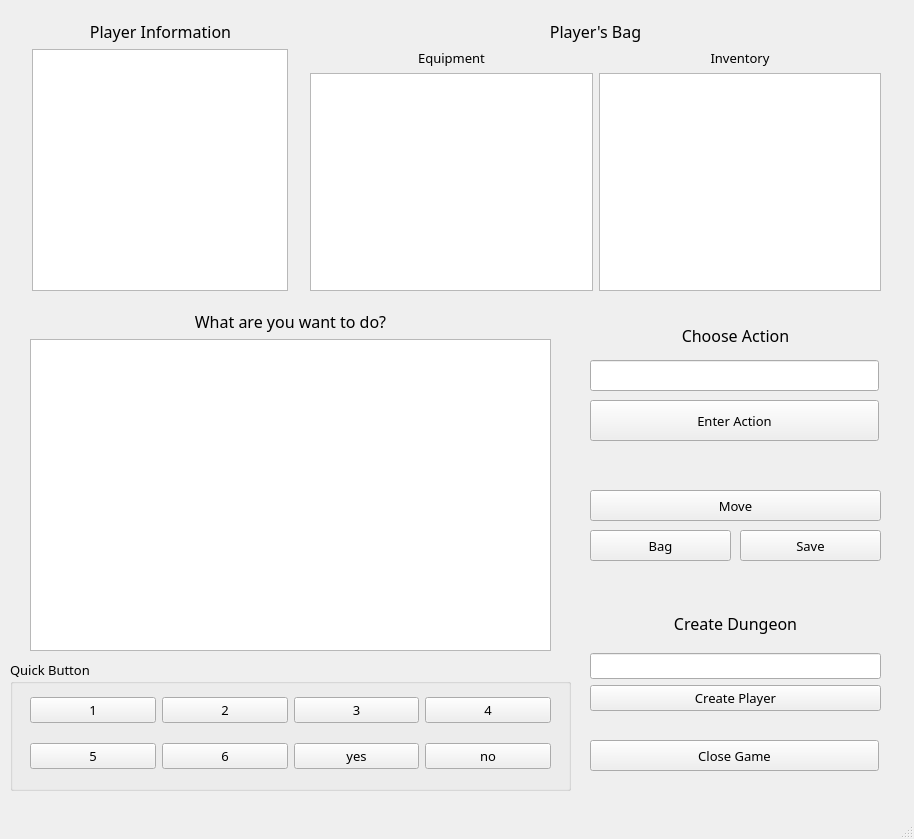
<?xml version="1.0" encoding="UTF-8"?>
<ui version="4.0">
 <class>MainWindow</class>
 <widget class="QMainWindow" name="MainWindow">
  <property name="geometry">
   <rect>
    <x>0</x>
    <y>0</y>
    <width>914</width>
    <height>839</height>
   </rect>
  </property>
  <property name="font">
   <font>
    <family>Bahnschrift Light</family>
    <pointsize>10</pointsize>
   </font>
  </property>
  <property name="windowTitle">
   <string>MainWindow</string>
  </property>
  <widget class="QWidget" name="centralwidget">
   <widget class="QWidget" name="verticalLayoutWidget">
    <property name="geometry">
     <rect>
      <x>30</x>
      <y>20</y>
      <width>261</width>
      <height>271</height>
     </rect>
    </property>
    <layout class="QVBoxLayout" name="verticalLayout">
     <item>
      <widget class="QLabel" name="label">
       <property name="font">
        <font>
         <family>Bahnschrift Light</family>
         <pointsize>12</pointsize>
        </font>
       </property>
       <property name="text">
        <string>Player Information</string>
       </property>
       <property name="alignment">
        <set>Qt::AlignCenter</set>
       </property>
      </widget>
     </item>
     <item alignment="Qt::AlignHCenter">
      <widget class="QTextBrowser" name="txtBrowserPlayerInformation">
       <property name="font">
        <font>
         <family>Bahnschrift Condensed</family>
         <pointsize>12</pointsize>
        </font>
       </property>
       <property name="layoutDirection">
        <enum>Qt::LeftToRight</enum>
       </property>
      </widget>
     </item>
    </layout>
   </widget>
   <widget class="QWidget" name="verticalLayoutWidget_2">
    <property name="geometry">
     <rect>
      <x>310</x>
      <y>20</y>
      <width>571</width>
      <height>271</height>
     </rect>
    </property>
    <layout class="QVBoxLayout" name="verticalLayout_2">
     <item>
      <widget class="QLabel" name="label_2">
       <property name="font">
        <font>
         <family>Bahnschrift Light</family>
         <pointsize>12</pointsize>
        </font>
       </property>
       <property name="text">
        <string>Player's Bag</string>
       </property>
       <property name="alignment">
        <set>Qt::AlignCenter</set>
       </property>
      </widget>
     </item>
     <item>
      <layout class="QHBoxLayout" name="horizontalLayout">
       <item>
        <layout class="QVBoxLayout" name="verticalLayout_7">
         <item>
          <widget class="QLabel" name="label_6">
           <property name="font">
            <font>
             <family>Bahnschrift Light</family>
             <pointsize>10</pointsize>
            </font>
           </property>
           <property name="text">
            <string>Equipment</string>
           </property>
           <property name="alignment">
            <set>Qt::AlignCenter</set>
           </property>
          </widget>
         </item>
         <item>
          <widget class="QTextBrowser" name="txtBrowserPlayerEquipment">
           <property name="font">
            <font>
             <family>Bahnschrift Light</family>
             <pointsize>10</pointsize>
            </font>
           </property>
          </widget>
         </item>
        </layout>
       </item>
       <item>
        <layout class="QVBoxLayout" name="verticalLayout_8">
         <item>
          <widget class="QLabel" name="label_7">
           <property name="text">
            <string>Inventory</string>
           </property>
           <property name="alignment">
            <set>Qt::AlignCenter</set>
           </property>
          </widget>
         </item>
         <item>
          <widget class="QTextBrowser" name="txtBrowserPlayerInventory">
           <property name="font">
            <font>
             <family>Bahnschrift Light</family>
             <pointsize>10</pointsize>
            </font>
           </property>
          </widget>
         </item>
        </layout>
       </item>
      </layout>
     </item>
    </layout>
   </widget>
   <widget class="QWidget" name="verticalLayoutWidget_3">
    <property name="geometry">
     <rect>
      <x>30</x>
      <y>310</y>
      <width>521</width>
      <height>341</height>
     </rect>
    </property>
    <layout class="QVBoxLayout" name="verticalLayout_3">
     <item>
      <widget class="QLabel" name="label_3">
       <property name="font">
        <font>
         <family>Bahnschrift Light</family>
         <pointsize>12</pointsize>
        </font>
       </property>
       <property name="text">
        <string>What are you want to do?</string>
       </property>
       <property name="alignment">
        <set>Qt::AlignCenter</set>
       </property>
      </widget>
     </item>
     <item>
      <widget class="QTextBrowser" name="txtBrowserActionMenu">
       <property name="font">
        <font>
         <family>Bahnschrift Light</family>
         <pointsize>12</pointsize>
        </font>
       </property>
       <property name="cursor" stdset="0">
        <cursorShape>ForbiddenCursor</cursorShape>
       </property>
      </widget>
     </item>
    </layout>
   </widget>
   <widget class="QPushButton" name="btnMoveOutRoom">
    <property name="geometry">
     <rect>
      <x>590</x>
      <y>490</y>
      <width>291</width>
      <height>31</height>
     </rect>
    </property>
    <property name="text">
     <string>Move</string>
    </property>
   </widget>
   <widget class="QPushButton" name="btnOpenBag">
    <property name="geometry">
     <rect>
      <x>590</x>
      <y>530</y>
      <width>141</width>
      <height>31</height>
     </rect>
    </property>
    <property name="text">
     <string>Bag</string>
    </property>
   </widget>
   <widget class="QWidget" name="verticalLayoutWidget_4">
    <property name="geometry">
     <rect>
      <x>590</x>
      <y>600</y>
      <width>291</width>
      <height>111</height>
     </rect>
    </property>
    <layout class="QVBoxLayout" name="verticalLayout_4">
     <item>
      <widget class="QLabel" name="label_4">
       <property name="font">
        <font>
         <family>Bahnschrift Light</family>
         <pointsize>12</pointsize>
        </font>
       </property>
       <property name="text">
        <string>Create Dungeon</string>
       </property>
       <property name="alignment">
        <set>Qt::AlignCenter</set>
       </property>
      </widget>
     </item>
     <item>
      <widget class="QLineEdit" name="lineEditPlayerDifficulty"/>
     </item>
     <item>
      <widget class="QPushButton" name="btnPlayerInput">
       <property name="text">
        <string>Create Player</string>
       </property>
      </widget>
     </item>
    </layout>
   </widget>
   <widget class="QPushButton" name="btnSaveFile">
    <property name="geometry">
     <rect>
      <x>740</x>
      <y>530</y>
      <width>141</width>
      <height>31</height>
     </rect>
    </property>
    <property name="text">
     <string>Save</string>
    </property>
   </widget>
   <widget class="QGroupBox" name="groupBox">
    <property name="geometry">
     <rect>
      <x>10</x>
      <y>660</y>
      <width>561</width>
      <height>131</height>
     </rect>
    </property>
    <property name="title">
     <string>Quick Button</string>
    </property>
    <widget class="QWidget" name="horizontalLayoutWidget_2">
     <property name="geometry">
      <rect>
       <x>20</x>
       <y>80</y>
       <width>521</width>
       <height>32</height>
      </rect>
     </property>
     <layout class="QHBoxLayout" name="horizontalLayout_3">
      <item>
       <widget class="QPushButton" name="btnAction5">
        <property name="text">
         <string>5</string>
        </property>
       </widget>
      </item>
      <item>
       <widget class="QPushButton" name="btnAction6">
        <property name="text">
         <string>6</string>
        </property>
       </widget>
      </item>
      <item>
       <widget class="QPushButton" name="btnActionYes">
        <property name="text">
         <string>yes</string>
        </property>
       </widget>
      </item>
      <item>
       <widget class="QPushButton" name="btnActionNo">
        <property name="text">
         <string>no</string>
        </property>
       </widget>
      </item>
     </layout>
    </widget>
    <widget class="QWidget" name="horizontalLayoutWidget">
     <property name="geometry">
      <rect>
       <x>20</x>
       <y>30</y>
       <width>521</width>
       <height>41</height>
      </rect>
     </property>
     <layout class="QHBoxLayout" name="horizontalLayout_2">
      <item>
       <widget class="QPushButton" name="btnAction1">
        <property name="text">
         <string>1</string>
        </property>
       </widget>
      </item>
      <item>
       <widget class="QPushButton" name="btnAction2">
        <property name="text">
         <string>2</string>
        </property>
       </widget>
      </item>
      <item>
       <widget class="QPushButton" name="btnAction3">
        <property name="text">
         <string>3</string>
        </property>
       </widget>
      </item>
      <item>
       <widget class="QPushButton" name="btnAction4">
        <property name="text">
         <string>4</string>
        </property>
       </widget>
      </item>
     </layout>
    </widget>
   </widget>
   <widget class="QPushButton" name="btnCloseGame">
    <property name="geometry">
     <rect>
      <x>590</x>
      <y>740</y>
      <width>289</width>
      <height>31</height>
     </rect>
    </property>
    <property name="text">
     <string>Close Game</string>
    </property>
   </widget>
   <widget class="QPushButton" name="btnChooseAction">
    <property name="geometry">
     <rect>
      <x>590</x>
      <y>400</y>
      <width>289</width>
      <height>41</height>
     </rect>
    </property>
    <property name="text">
     <string>Enter Action</string>
    </property>
   </widget>
   <widget class="QLineEdit" name="lineEditAction">
    <property name="geometry">
     <rect>
      <x>590</x>
      <y>360</y>
      <width>289</width>
      <height>31</height>
     </rect>
    </property>
   </widget>
   <widget class="QLabel" name="label_5">
    <property name="geometry">
     <rect>
      <x>590</x>
      <y>320</y>
      <width>291</width>
      <height>31</height>
     </rect>
    </property>
    <property name="font">
     <font>
      <family>Bahnschrift Light</family>
      <pointsize>12</pointsize>
     </font>
    </property>
    <property name="text">
     <string>Choose Action</string>
    </property>
    <property name="alignment">
     <set>Qt::AlignCenter</set>
    </property>
   </widget>
  </widget>
  <widget class="QMenuBar" name="menubar">
   <property name="geometry">
    <rect>
     <x>0</x>
     <y>0</y>
     <width>914</width>
     <height>27</height>
    </rect>
   </property>
  </widget>
  <widget class="QStatusBar" name="statusBar"/>
 </widget>
 <tabstops>
  <tabstop>lineEditPlayerDifficulty</tabstop>
  <tabstop>btnPlayerInput</tabstop>
  <tabstop>lineEditAction</tabstop>
  <tabstop>btnChooseAction</tabstop>
  <tabstop>txtBrowserPlayerInventory</tabstop>
  <tabstop>btnSaveFile</tabstop>
  <tabstop>btnAction5</tabstop>
  <tabstop>btnAction6</tabstop>
  <tabstop>btnActionYes</tabstop>
  <tabstop>btnActionNo</tabstop>
  <tabstop>btnAction1</tabstop>
  <tabstop>btnAction2</tabstop>
  <tabstop>btnAction3</tabstop>
  <tabstop>btnAction4</tabstop>
  <tabstop>btnCloseGame</tabstop>
  <tabstop>txtBrowserPlayerInformation</tabstop>
  <tabstop>btnOpenBag</tabstop>
  <tabstop>btnMoveOutRoom</tabstop>
  <tabstop>txtBrowserPlayerEquipment</tabstop>
  <tabstop>txtBrowserActionMenu</tabstop>
 </tabstops>
 <resources/>
 <connections>
  <connection>
   <sender>btnCloseGame</sender>
   <signal>clicked()</signal>
   <receiver>MainWindow</receiver>
   <slot>close()</slot>
   <hints>
    <hint type="sourcelabel">
     <x>744</x>
     <y>667</y>
    </hint>
    <hint type="destinationlabel">
     <x>870</x>
     <y>561</y>
    </hint>
   </hints>
  </connection>
 </connections>
</ui>
